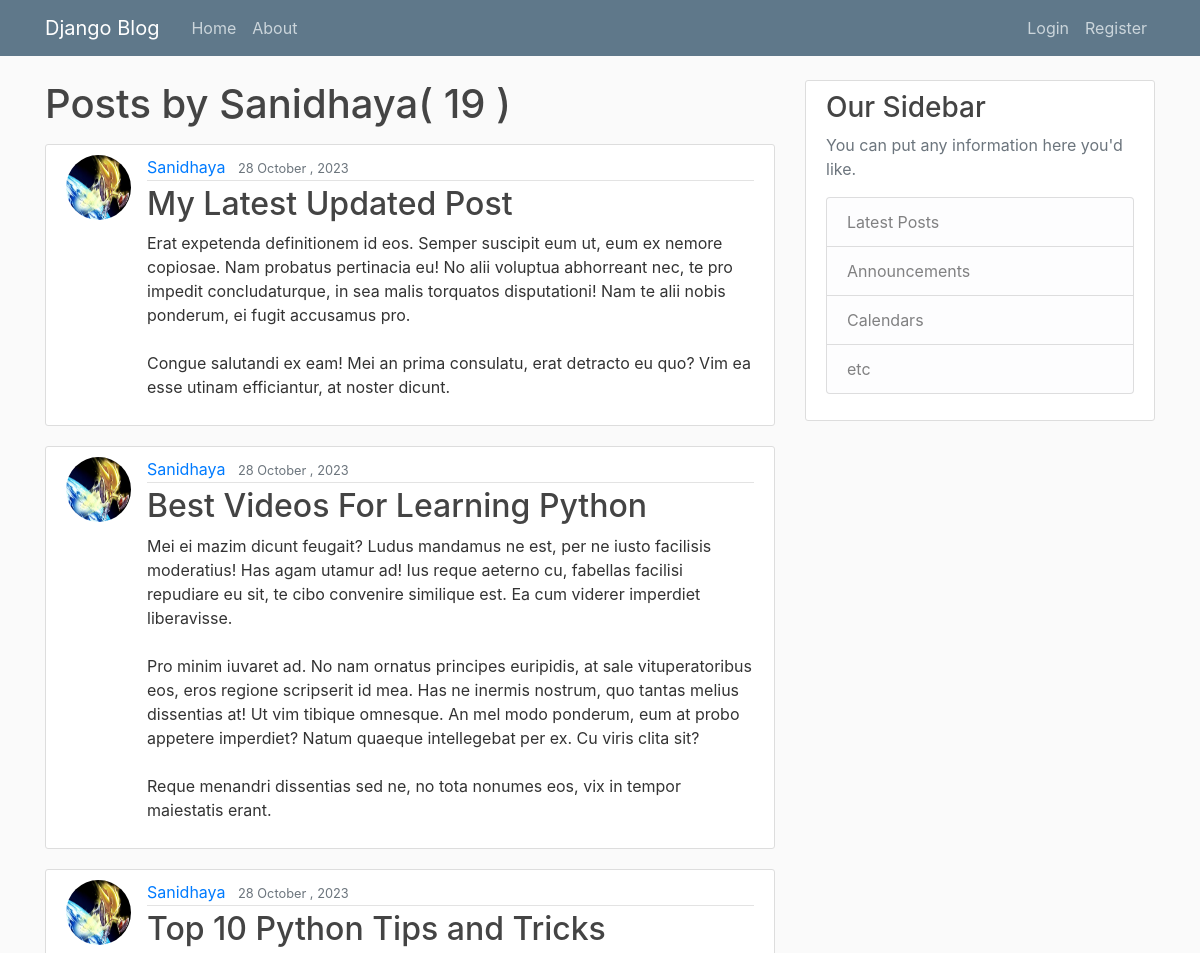
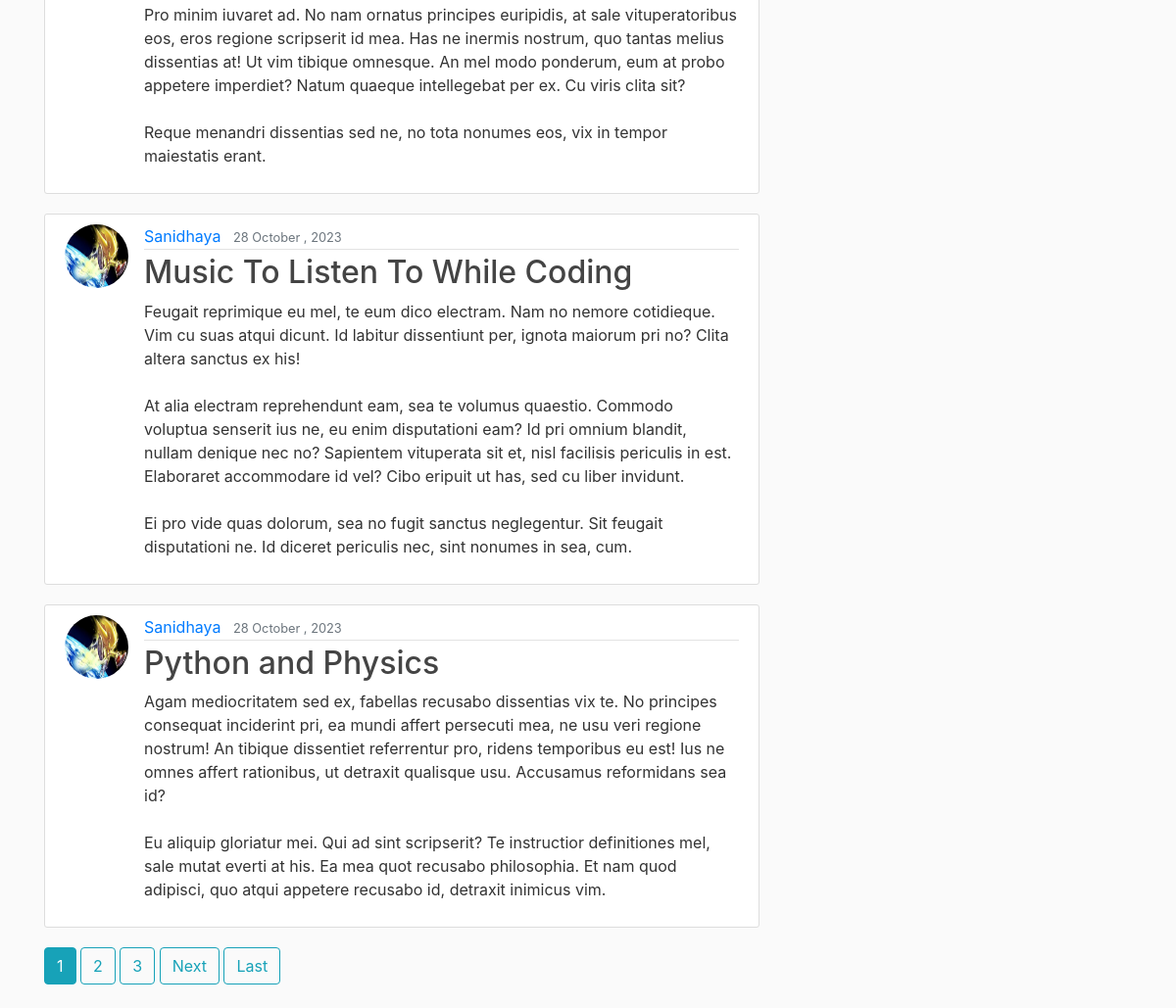
Screenshot of /blog/user/Sanidhaya with the database file from the repository (2 pictures, top to bottom).
### blog/models.py (models this page shows, shortened)
class Post(models.Model):
    title = models.CharField(max_length=200)
    content = models.TextField()
    date_posted = models.DateTimeField(default= timezone.now)
    author = models.ForeignKey(User, on_delete=models.CASCADE)

### users/models.py (models this page shows, shortened)
class Profile(models.Model):
    user = models.OneToOneField(User, on_delete=models.CASCADE)
    image = models.ImageField(default='default.jpg', upload_to='profile_pics')

### blog/views.py (the view)
# urls.py: path('user/<str:username>', UserPostListView.as_view(), name='user-posts'),
class UserPostListView(ListView):
    model = Post
    template_name = 'blog/user_posts.html'  # <app>/<model>_<viewtype>.html
    context_object_name = 'posts'
    paginate_by = 5
    def get_queryset(self):
        user = get_object_or_404( User, username=self.kwargs.get('username'))
        return Post.objects.filter(author = user).order_by('-date_posted')

### blog/templates/blog/user_posts.html (shortened to what this page needs)
{% extends "blog/base.html" %}
{% block content %}
    <h1 class="mb-3">Posts by {{ view.kwargs.username }}( {{ page_obj.paginator.count }} )</h1>
    {% for post in posts %}
    <article class="media content-section">
        <img src="{{ post.author.profile.image.url }}" class="rounded-circle article-img">
        <div class="media-body">
          <div class="article-metadata">
            <a class="mr-2" href="{% url 'user-posts' post.author.username %}">{{ post.author }}</a>
            <small class="text-muted">{{ post.date_posted|date:"d F , Y" }}</small>
          </div>
          <h2><a class="article-title" href="{% url 'post-detail' post.id %}">{{ post.title }}</a></h2>
          <p class="article-content">{{ post.content }}</p>
        </div>
      </article>
    {% endfor %}
    {% if is_paginated %}
      {% for num in page_obj.paginator.page_range %}
        {% if page_obj.number == num %}
          <a class="btn btn-info mb-4" href="?page={{ num }}">{{ num }}</a>
        {% elif num > page_obj.number|add:'-3' and num < page_obj.number|add:'3' %}
          <a class="btn btn-outline-info mb-4" href="?page={{ num }}">{{ num }}</a>
        {% endif %}
      {% endfor %}
      {% if page_obj.has_next %}
        <a class="btn btn-outline-info mb-4" href="?page={{ page_obj.next_page_number }}">Next</a>
        <a class="btn btn-outline-info mb-4" href="?page={{ page_obj.paginator.num_pages }}">Last</a>
      {% endif %}
    {% endif %}
{% endblock content %}

### blog/templates/blog/base.html (shortened to what this page needs)
{% load static %}
<!DOCTYPE html>
<html lang="en">
<head>
    <link rel="stylesheet" href="https://cdn.jsdelivr.net/npm/bootstrap@4.4.1/dist/css/bootstrap.min.css">
    <link rel="stylesheet" type="text/css" href="{% static 'blog/main.css' %}">
</head>
<body>
    <header class="site-header">
        <nav class="navbar navbar-expand-md navbar-dark bg-steel fixed-top">
          <div class="container">
            <a class="navbar-brand mr-4" href="/">Django Blog</a>
            <div class="collapse navbar-collapse" id="navbarToggle">
              <div class="navbar-nav mr-auto">
                <a class="nav-item nav-link" href="{% url 'blog-home' %}">Home</a>
                <a class="nav-item nav-link" href="{% url 'blog-about' %}">About</a>
              </div>
              <div class="navbar-nav">
                {% if user.is_authenticated %}
                <a class="nav-item nav-link" href="{% url 'profile' %}">Profile</a>
                  <a class="nav-item nav-link" href="{% url 'logout' %}">Logout</a>
                  <a class="nav-item nav-link" href="{% url 'post-create' %}">New Post</a>
                {% else %}
                <a class="nav-item nav-link" href="{% url 'login' %}">Login</a>
                <a class="nav-item nav-link" href="{% url 'register' %}">Register</a>
                {% endif %}
              </div>
            </div>
          </div>
        </nav>
      </header>
      <main role="main" class="container">
        <div class="row">
          <div class="col-md-8">
            {% block content %}{% endblock %}
          </div>
          <div class="col-md-4">
            <div class="content-section">
              <h3>Our Sidebar</h3>
              <p class='text-muted'>You can put any information here you'd like.
                <ul class="list-group">
                  <li class="list-group-item list-group-item-light">Latest Posts</li>
                  <li class="list-group-item list-group-item-light">Announcements</li>
                  <li class="list-group-item list-group-item-light">Calendars</li>
                  <li class="list-group-item list-group-item-light">etc</li>
                </ul>
              </p>
            </div>
          </div>
        </div>
      </main>
</body>
</html>

### blog/static/blog/main.css (style rules this page uses)
body { background: #fafafa; color: #333333; margin-top: 5rem; }
h1, h2, h3, h4, h5, h6 { color: #444444; }
ul { margin: 0; }
.bg-steel { background-color: #5f788a; }
.site-header .navbar-nav .nav-link { color: #cbd5db; }
.content-section { background: #ffffff; padding: 10px 20px; border: 1px solid #dddddd; border-radius: 3px; margin-bottom: 20px; }
.article-title { color: #444444; }
.article-content { white-space: pre-line; }
.article-img { height: 65px; width: 65px; margin-right: 16px; }
.article-metadata { padding-bottom: 1px; margin-bottom: 4px; border-bottom: 1px solid #e3e3e3 }

### rows the page displays
Post: author.profile.image (picture), author "Sanidhaya", date_posted "28 October , 2023", title "My Latest Updated Post", content "Erat expetenda definitionem id eos. Semper suscipit eum ut, eum ex nemore copiosae. Nam probatus pertinacia eu! No alii voluptua abhorreant nec, te pro impedit concludaturque, in sea malis torquatos disputationi! Nam te alii nobis ponderum, ei fugit accusamus pro. Congue salutandi ex eam! Mei an prima consulatu, erat detracto eu quo? Vim ea esse utinam efficiantur, at noster dicunt."
Post: author.profile.image (picture), author "Sanidhaya", date_posted "28 October , 2023", title "Best Videos For Learning Python", content "Mei ei mazim dicunt feugait? Ludus mandamus ne est, per ne iusto facilisis moderatius! Has agam utamur ad! Ius reque aeterno cu, fabellas facilisi repudiare eu sit, te cibo convenire similique est. Ea cum viderer imperdiet liberavisse. Pro minim iuvaret ad. No nam ornatus principes euripidis, at sale vituperatoribus eos, eros regione scripserit id mea. Has ne inermis nostrum, quo tantas melius dissentias at! Ut vim tibique omnesque. An mel modo ponderum, eum at probo appetere imperdiet? Natum quaeque intellegebat per ex. Cu viris clita sit? Reque menandri dissentias sed ne, no tota nonumes eos, vix in tempor maiestatis erant."
Post: author.profile.image (picture), author "Sanidhaya", date_posted "28 October , 2023", title "Top 10 Python Tips and Tricks", content "Pro minim iuvaret ad. No nam ornatus principes euripidis, at sale vituperatoribus eos, eros regione scripserit id mea. Has ne inermis nostrum, quo tantas melius dissentias at! Ut vim tibique omnesque. An mel modo ponderum, eum at probo appetere imperdiet? Natum quaeque intellegebat per ex. Cu viris clita sit? Reque menandri dissentias sed ne, no tota nonumes eos, vix in tempor maiestatis erant."
Post: author.profile.image (picture), author "Sanidhaya", date_posted "28 October , 2023", title "Music To Listen To While Coding", content "Feugait reprimique eu mel, te eum dico electram. Nam no nemore cotidieque. Vim cu suas atqui dicunt. Id labitur dissentiunt per, ignota maiorum pri no? Clita altera sanctus ex his! At alia electram reprehendunt eam, sea te volumus quaestio. Commodo voluptua senserit ius ne, eu enim disputationi eam? Id pri omnium blandit, nullam denique nec no? Sapientem vituperata sit et, nisl facilisis periculis in est. Elaboraret accommodare id vel? Cibo eripuit ut has, sed cu liber invidunt. Ei pro vide quas dolorum, sea no fugit sanctus neglegentur. Sit feugait disputationi ne. Id diceret periculis nec, sint nonumes in sea, cum."
Post: author.profile.image (picture), author "Sanidhaya", date_posted "28 October , 2023", title "Python and Physics", content "Agam mediocritatem sed ex, fabellas recusabo dissentias vix te. No principes consequat inciderint pri, ea mundi affert persecuti mea, ne usu veri regione nostrum! An tibique dissentiet referrentur pro, ridens temporibus eu est! Ius ne omnes affert rationibus, ut detraxit qualisque usu. Accusamus reformidans sea id? Eu aliquip gloriatur mei. Qui ad sint scripserit? Te instructior definitiones mel, sale mutat everti at his. Ea mea quot recusabo philosophia. Et nam quod adipisci, quo atqui appetere recusabo id, detraxit inimicus vim."

### other values shown
{{ view.kwargs.username }} "Sanidhaya"
{{ page_obj.paginator.count }} "19"
{{ num }} "1"
{{ num }} "2" "3"
